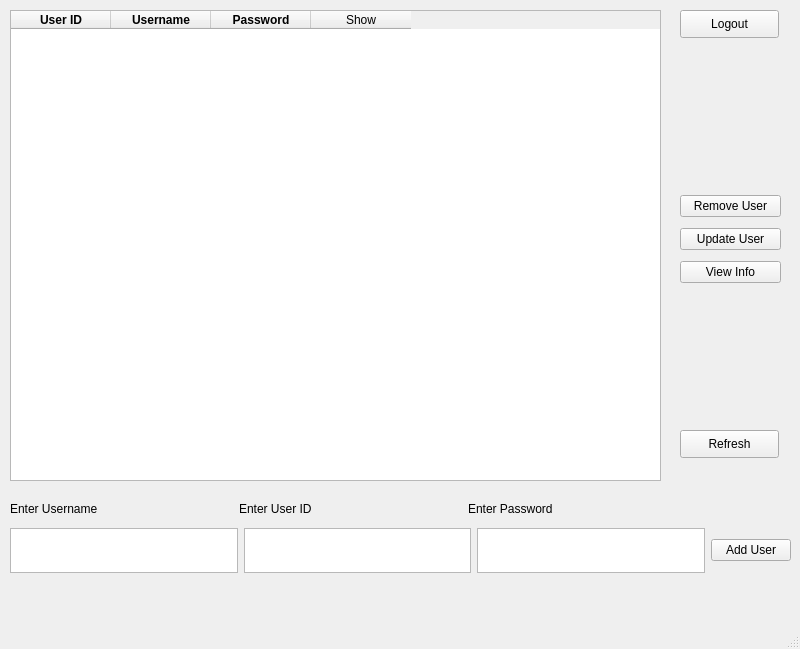
<?xml version="1.0" encoding="UTF-8"?>
<ui version="4.0">
 <class>MainWindow</class>
 <widget class="QMainWindow" name="MainWindow">
  <property name="geometry">
   <rect>
    <x>0</x>
    <y>0</y>
    <width>800</width>
    <height>649</height>
   </rect>
  </property>
  <property name="maximumSize">
   <size>
    <width>16777215</width>
    <height>16777150</height>
   </size>
  </property>
  <property name="windowTitle">
   <string>MainWindow</string>
  </property>
  <widget class="QWidget" name="centralwidget">
   <widget class="QTableWidget" name="tableUsers">
    <property name="geometry">
     <rect>
      <x>10</x>
      <y>10</y>
      <width>651</width>
      <height>471</height>
     </rect>
    </property>
    <property name="columnCount">
     <number>4</number>
    </property>
    <attribute name="verticalHeaderVisible">
     <bool>true</bool>
    </attribute>
    <attribute name="verticalHeaderHighlightSections">
     <bool>true</bool>
    </attribute>
    <column>
     <property name="text">
      <string>User ID</string>
     </property>
     <property name="font">
      <font>
       <weight>75</weight>
       <bold>true</bold>
      </font>
     </property>
     <property name="textAlignment">
      <set>AlignCenter</set>
     </property>
    </column>
    <column>
     <property name="text">
      <string>Username</string>
     </property>
     <property name="font">
      <font>
       <weight>75</weight>
       <bold>true</bold>
      </font>
     </property>
     <property name="textAlignment">
      <set>AlignCenter</set>
     </property>
    </column>
    <column>
     <property name="text">
      <string>Password</string>
     </property>
     <property name="font">
      <font>
       <weight>75</weight>
       <bold>true</bold>
      </font>
     </property>
     <property name="textAlignment">
      <set>AlignCenter</set>
     </property>
    </column>
    <column>
     <property name="text">
      <string>Show</string>
     </property>
    </column>
   </widget>
   <widget class="QPushButton" name="btnRefresh">
    <property name="geometry">
     <rect>
      <x>680</x>
      <y>430</y>
      <width>99</width>
      <height>28</height>
     </rect>
    </property>
    <property name="text">
     <string>Refresh</string>
    </property>
   </widget>
   <widget class="QWidget" name="layoutWidget">
    <property name="geometry">
     <rect>
      <x>680</x>
      <y>190</y>
      <width>101</width>
      <height>100</height>
     </rect>
    </property>
    <layout class="QVBoxLayout" name="verticalLayout_2">
     <item>
      <widget class="QPushButton" name="btnDelete">
       <property name="text">
        <string>Remove User</string>
       </property>
      </widget>
     </item>
     <item>
      <widget class="QPushButton" name="btnUpdate">
       <property name="text">
        <string>Update User</string>
       </property>
      </widget>
     </item>
     <item>
      <widget class="QPushButton" name="btnView">
       <property name="text">
        <string>View Info</string>
       </property>
      </widget>
     </item>
    </layout>
   </widget>
   <widget class="QWidget" name="layoutWidget">
    <property name="geometry">
     <rect>
      <x>10</x>
      <y>520</y>
      <width>781</width>
      <height>61</height>
     </rect>
    </property>
    <layout class="QHBoxLayout" name="horizontalLayout">
     <item>
      <widget class="QPlainTextEdit" name="UsernameTextbox">
       <property name="maximumSize">
        <size>
         <width>16777215</width>
         <height>45</height>
        </size>
       </property>
      </widget>
     </item>
     <item>
      <widget class="QPlainTextEdit" name="UseridTextbox">
       <property name="maximumSize">
        <size>
         <width>16777215</width>
         <height>45</height>
        </size>
       </property>
      </widget>
     </item>
     <item>
      <widget class="QPlainTextEdit" name="ContactinfoTextbox">
       <property name="maximumSize">
        <size>
         <width>16777215</width>
         <height>45</height>
        </size>
       </property>
      </widget>
     </item>
     <item>
      <widget class="QPushButton" name="btnAdd">
       <property name="text">
        <string>Add User</string>
       </property>
      </widget>
     </item>
    </layout>
   </widget>
   <widget class="QPushButton" name="btnLogout">
    <property name="geometry">
     <rect>
      <x>680</x>
      <y>10</y>
      <width>99</width>
      <height>28</height>
     </rect>
    </property>
    <property name="text">
     <string>Logout</string>
    </property>
   </widget>
   <widget class="QWidget" name="layoutWidget">
    <property name="geometry">
     <rect>
      <x>10</x>
      <y>500</y>
      <width>681</width>
      <height>18</height>
     </rect>
    </property>
    <layout class="QHBoxLayout" name="horizontalLayout_2">
     <item>
      <widget class="QLabel" name="label">
       <property name="text">
        <string>Enter Username</string>
       </property>
      </widget>
     </item>
     <item>
      <widget class="QLabel" name="label_2">
       <property name="text">
        <string>Enter User ID</string>
       </property>
      </widget>
     </item>
     <item>
      <widget class="QLabel" name="label_3">
       <property name="text">
        <string>Enter Password</string>
       </property>
      </widget>
     </item>
    </layout>
   </widget>
  </widget>
  <widget class="QStatusBar" name="statusbar"/>
  <widget class="QMenuBar" name="menubar">
   <property name="geometry">
    <rect>
     <x>0</x>
     <y>0</y>
     <width>800</width>
     <height>26</height>
    </rect>
   </property>
  </widget>
 </widget>
 <resources/>
 <connections/>
</ui>
